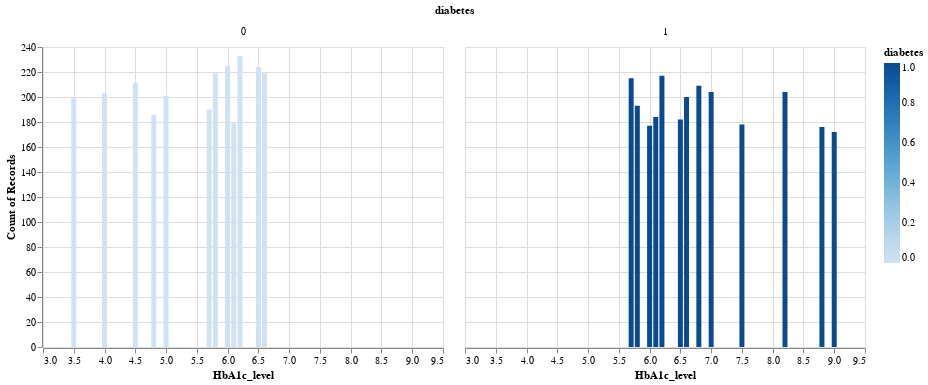

Notebook code for this chart:
### Code cell
diabetes_small = diabetes_train.sample(5000)
diabetes_HbA1c_plot = alt.Chart(diabetes_small).mark_bar().encode(
    x = alt.X("HbA1c_level"),
    y = "count()",
    color = alt.Color("diabetes") 
).facet("diabetes")
diabetes_HbA1c_plot

### Figure 1 — Vega-Lite specification as saved in the notebook (floating-point values rounded to 4 significant figures; data arrays with more than 128 entries replaced by an {"elided": "..."} marker saying what was removed)
{"config": {"view": {"continuousWidth": 400, "continuousHeight": 300}}, "data": {"name": "data-fafeeccf1f76ba302f9a968a4ca8cc2b"}, "facet": {"field": "diabetes", "type": "quantitative"}, "spec": {"mark": "bar", "encoding": {"color": {"field": "diabetes", "type": "quantitative"}, "x": {"field": "HbA1c_level", "type": "quantitative"}, "y": {"aggregate": "count", "type": "quantitative"}}}, "$schema": "https://vega.github.io/schema/vega-lite/v4.17.0.json", "datasets": {"data-fafeeccf1f76ba302f9a968a4ca8cc2b": {"elided": "5000 records"}}}
